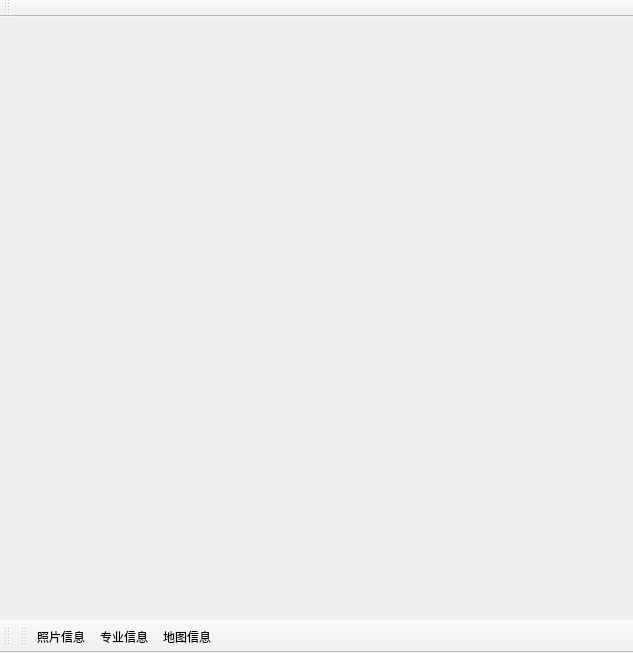
<?xml version="1.0" encoding="UTF-8"?>
<ui version="4.0">
 <class>InfoWin</class>
 <widget class="QMainWindow" name="InfoWin">
  <property name="geometry">
   <rect>
    <x>0</x>
    <y>0</y>
    <width>633</width>
    <height>653</height>
   </rect>
  </property>
  <property name="windowTitle">
   <string>MainWindow</string>
  </property>
  <widget class="QWidget" name="centralwidget">
   <widget class="QWidget" name="verticalLayoutWidget">
    <property name="geometry">
     <rect>
      <x>0</x>
      <y>0</y>
      <width>631</width>
      <height>541</height>
     </rect>
    </property>
    <layout class="QVBoxLayout" name="mainLayout"/>
   </widget>
  </widget>
  <widget class="QMenuBar" name="menubar">
   <property name="geometry">
    <rect>
     <x>0</x>
     <y>0</y>
     <width>633</width>
     <height>26</height>
    </rect>
   </property>
  </widget>
  <widget class="QToolBar" name="toolBar">
   <property name="windowTitle">
    <string>toolBar</string>
   </property>
   <attribute name="toolBarArea">
    <enum>BottomToolBarArea</enum>
   </attribute>
   <attribute name="toolBarBreak">
    <bool>false</bool>
   </attribute>
  </widget>
  <widget class="QToolBar" name="toolBar_2">
   <property name="windowTitle">
    <string>toolBar_2</string>
   </property>
   <attribute name="toolBarArea">
    <enum>TopToolBarArea</enum>
   </attribute>
   <attribute name="toolBarBreak">
    <bool>false</bool>
   </attribute>
  </widget>
  <widget class="QToolBar" name="toolBar_3">
   <property name="windowTitle">
    <string>toolBar_3</string>
   </property>
   <property name="iconSize">
    <size>
     <width>180</width>
     <height>40</height>
    </size>
   </property>
   <property name="toolButtonStyle">
    <enum>Qt::ToolButtonTextUnderIcon</enum>
   </property>
   <attribute name="toolBarArea">
    <enum>BottomToolBarArea</enum>
   </attribute>
   <attribute name="toolBarBreak">
    <bool>false</bool>
   </attribute>
   <addaction name="mainPhoto"/>
   <addaction name="web"/>
   <addaction name="position"/>
  </widget>
  <action name="web">
   <property name="icon">
    <iconset resource="scr1.qrc">
     <normaloff>:/new/prefix1/resource/browser.png</normaloff>:/new/prefix1/resource/browser.png</iconset>
   </property>
   <property name="text">
    <string>专业信息</string>
   </property>
   <property name="toolTip">
    <string>web专业信息</string>
   </property>
   <property name="menuRole">
    <enum>QAction::NoRole</enum>
   </property>
  </action>
  <action name="mainPhoto">
   <property name="icon">
    <iconset resource="scr1.qrc">
     <normaloff>:/new/prefix1/resource/moving.png</normaloff>:/new/prefix1/resource/moving.png</iconset>
   </property>
   <property name="text">
    <string>照片信息</string>
   </property>
   <property name="toolTip">
    <string>主页</string>
   </property>
   <property name="menuRole">
    <enum>QAction::NoRole</enum>
   </property>
  </action>
  <action name="position">
   <property name="icon">
    <iconset resource="scr1.qrc">
     <normaloff>:/new/prefix1/resource/position.png</normaloff>:/new/prefix1/resource/position.png</iconset>
   </property>
   <property name="text">
    <string>地图信息</string>
   </property>
   <property name="menuRole">
    <enum>QAction::NoRole</enum>
   </property>
  </action>
 </widget>
 <resources>
  <include location="scr1.qrc"/>
 </resources>
 <connections/>
</ui>
